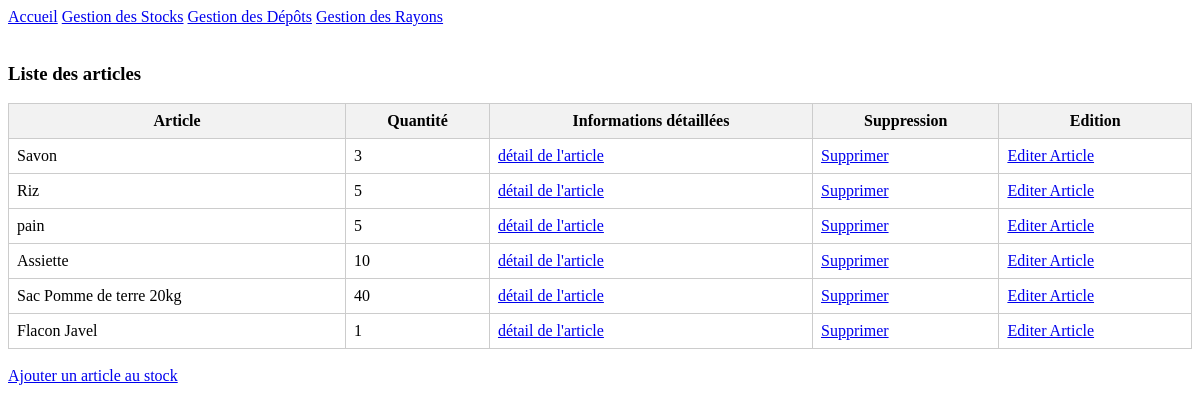
/gestion-stock/, run on an earlier commit of the app's database.
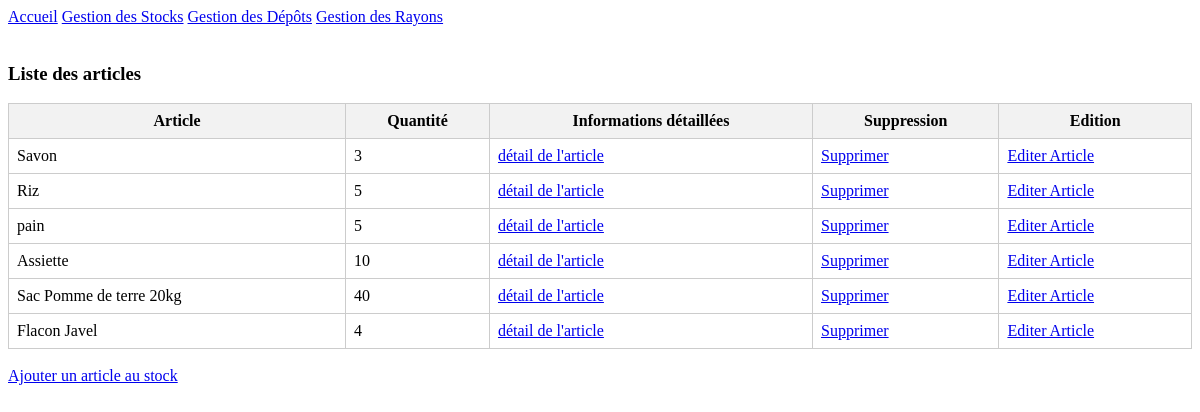
And on a later commit of the database.
### GestionStock/models.py (models this page shows, shortened)
class Article(models.Model):
    class Type(models.TextChoices):
        Alimentaire = 'ALIM'
        Menage = 'MEN'
        Electromenager = 'ELEC'
    no_article = models.AutoField(primary_key=True)
    nom_article = models.CharField(max_length=100)
    quantite = models.IntegerField()
    genre = models.fields.CharField(choices=Type.choices, max_length=5)
    no_rayon = models.ManyToManyField(Rayon)

### GestionStock/views.py (the view)
# urls.py: path('gestion-stock/', views.afficher_articles, name='gestion-stock'),
def afficher_articles(request):
    articles = Article.objects.all()
    return render(request,
                  'afficher_articles.html',
                  {'articles': articles})

### GestionStock/templates/afficher_articles.html (shortened to what this page needs)
{% load static %}
<!DOCTYPE html>
<html lang="en">
<head>
    <link rel="stylesheet" href="{% static '/styles.css' %}" />
</head>
<body>
    {% include 'navbar.html' %}
    <br>
    <h3>Liste des articles</h3>
    <table>
        <thead>
            <tr>
                <th>Article</th>
                <th>Quantité</th>
                <th>Informations détaillées</th>
                <th>Suppression</th>
                <th>Edition</th>
            </tr>
        </thead>
        <tbody>
            {% for article in articles %}
            <tr>
                <td>{{ article.nom_article }}</td>
                <td>{{ article.quantite }}</td>
                <td><a href="{% url 'article-detail' article.no_article %}">détail de l'article</a></td>
                <td><a href="{% url 'supprimer-article' article.no_article %}">Supprimer</a></td>
                <td><a href="{% url 'editer-article' article.no_article%}">Editer Article</a></td>
            </tr>
            {% endfor %}
        </tbody>
    </table>
<br>
<a href="{% url 'ajouter-article' %}">Ajouter un article au stock</a>
</body>
</html>

What changed in the data, as far as the page shows it:
changed Article "Flacon Javel": quantite "1" → "4"
